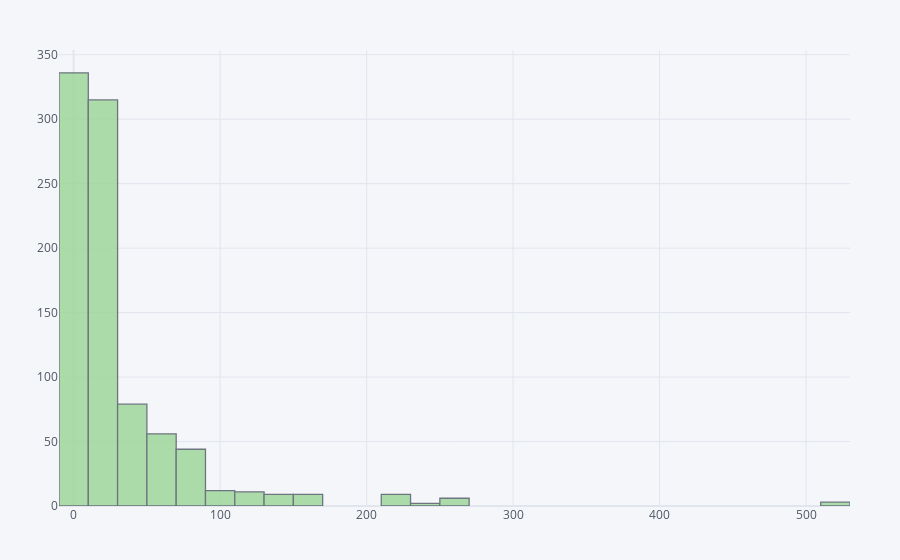

The code cell stored with this chart in its notebook:
### Code cell
train['Fare'].iplot(kind='hist',bins=50)

### Figure 1 — Plotly figure (JSON) as saved in the notebook; plotly's stock layout.template omitted (floating-point values rounded to 4 significant figures; data arrays with more than 128 entries replaced by an {"elided": "..."} marker saying what was removed)
{"data": [{"histfunc": "count", "histnorm": "", "marker": {"color": "rgba(153, 213, 148, 1.0)", "line": {"color": "#4D5663", "width": 1.3}}, "name": "Fare", "nbinsx": 50, "opacity": 0.8, "orientation": "v", "type": "histogram", "x": {"elided": "891 float values"}}], "layout": {"barmode": "overlay", "legend": {"bgcolor": "#F5F6F9", "font": {"color": "#4D5663"}}, "margin": {"b": 50, "l": 50, "r": 50, "t": 50}, "paper_bgcolor": "#F5F6F9", "plot_bgcolor": "#F5F6F9", "title": {"font": {"color": "#4D5663"}, "x": 0.5}, "xaxis": {"gridcolor": "#E1E5ED", "showgrid": true, "tickfont": {"color": "#4D5663"}, "title": {"font": {"color": "#4D5663"}, "text": ""}, "zerolinecolor": "#E1E5ED"}, "yaxis": {"gridcolor": "#E1E5ED", "showgrid": true, "tickfont": {"color": "#4D5663"}, "title": {"font": {"color": "#4D5663"}, "text": ""}, "zerolinecolor": "#E1E5ED"}}}
